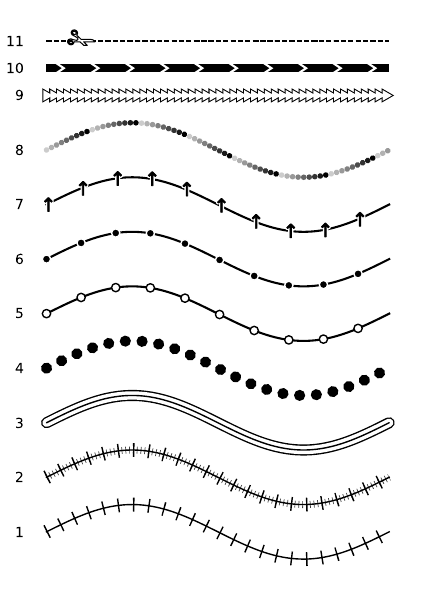

The Python source for this figure:
import numpy as np
import matplotlib.pyplot as plt


fig = plt.figure(figsize=(4.25, 6))
ax = plt.subplot(111, aspect=1, frameon=False, xticks=[], yticks=[])

X = np.linspace(0, 2 * np.pi, 100)
Y = 0.5 * np.sin(X)
yticks, ylabels = [], []


# 1
# -----------------------------------------------------------------------------
y = 1
yticks.append(y), ylabels.append("%d" % y)
ax.plot(X, y + Y, "black", linewidth=1)
ax.plot(
    X,
    y + Y,
    "black",
    linewidth=10,
    solid_capstyle="butt",
    dash_capstyle="butt",
    linestyle=(0.0, (0.1, 1.0)),
)

# 2
# -----------------------------------------------------------------------------
y += 1
yticks.append(y), ylabels.append("%d" % y)
ax.plot(
    X,
    y + Y,
    ".25",
    linewidth=5,
    solid_capstyle="butt",
    dash_capstyle="butt",
    linestyle=(0.0, (0.1, 0.45)),
)
ax.plot(X, y + Y, "black", linewidth=1)
ax.plot(
    X,
    y + Y,
    "black",
    linewidth=10,
    solid_capstyle="butt",
    dash_capstyle="butt",
    linestyle=(0.0, (0.1, 1.0)),
)

# 3
# -----------------------------------------------------------------------------
y += 1
yticks.append(y), ylabels.append("%d" % y)
ax.plot(X, y + Y, "black", linewidth=8, solid_capstyle="round")
ax.plot(X, y + Y, "white", linewidth=6, solid_capstyle="round")
ax.plot(X, y + Y, "black", linewidth=1, solid_capstyle="round")

# 4
# -----------------------------------------------------------------------------
y += 1
yticks.append(y), ylabels.append("%d" % y)
ax.plot(
    X,
    y + Y,
    "black",
    linewidth=8,
    solid_capstyle="round",
    dash_capstyle="round",
    linestyle=(0.0, (0.01, 1.5)),
)

# 5
# -----------------------------------------------------------------------------
y += 1
yticks.append(y), ylabels.append("%d" % y)
ax.plot(
    X, y + Y, "black", linewidth=1.5, marker="o", markevery=10, mec="black", mfc="white"
)

# 6
# -----------------------------------------------------------------------------
y += 1
yticks.append(y), ylabels.append("%d" % y)
ax.plot(
    X, y + Y, "black", linewidth=1.5, marker="o", markevery=10, mec="white", mfc="black"
)

# 7
# -----------------------------------------------------------------------------
y += 1
yticks.append(y), ylabels.append("%d" % y)
ax.plot(
    X,
    y + Y,
    "black",
    linewidth=1.5,
    markersize=10,
    mew=2.5,
    mec="white",
    mfc="white",
    marker="$↑$",
    markevery=10,
)
ax.plot(
    X,
    y + Y,
    "black",
    linewidth=0.0,
    markersize=10,
    mew=0.5,
    mec="black",
    mfc="black",
    marker="$↑$",
    markevery=10,
)

# 8
# -----------------------------------------------------------------------------
y += 1
yticks.append(y), ylabels.append("%d" % y)
for i in range(9):
    ax.plot(
        X,
        y + Y,
        "%.2f" % (i / 10),
        linewidth=4,
        solid_capstyle="round",
        dash_capstyle="round",
        linestyle=(i + 1, (0.01, 9.0)),
    )

# 9
# -----------------------------------------------------------------------------
y += 1
yticks.append(y), ylabels.append("%d" % y)
Y = Y.mean() + 0 * Y
ax.plot(
    X,
    y + Y,
    marker=(3, 0, -90),
    mew=2.5,
    mec="black",
    mfc="black",
    markersize=7,
    linestyle="None",
    markevery=2,
)
ax.plot(
    X,
    y + Y,
    marker=(3, 0, -90),
    mew=1,
    mec="white",
    mfc="white",
    markersize=7,
    linestyle="None",
    markevery=2,
)

# 10
# -----------------------------------------------------------------------------
y += 0.5
yticks.append(y), ylabels.append("%d" % (y + 0.5))
ax.plot(
    X,
    y + Y,
    "black",
    linewidth=6,
    solid_capstyle="butt",
    ms=10,
    mew=1.5,
    mec="white",
    mfc="None",
    marker=5,
    markevery=(5, 10),
)

# 11
# -----------------------------------------------------------------------------
y += 0.5
yticks.append(y), ylabels.append("%d" % (y + 1))
ax.plot(
    X,
    y + Y,
    "black",
    linewidth=1,
    linestyle="--",
    marker="$✁$",
    markevery=(10, 1000),
    ms=20,
    mew=0.75,
    mec="black",
    mfc="white",
)

ax.set_yticks(yticks)
ax.set_yticklabels(ylabels)
ax.tick_params(axis="both", which="both", length=0)

plt.tight_layout()
plt.savefig("advanced-linestyles.pdf")
plt.show()
